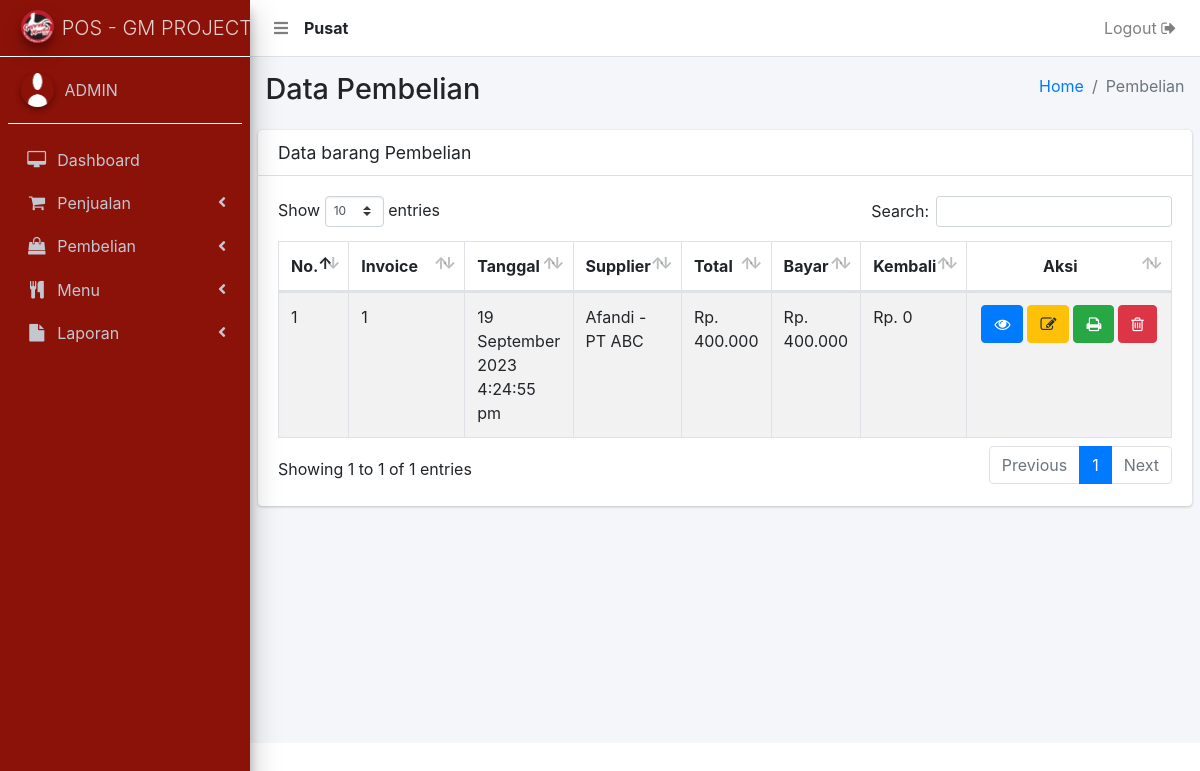
Page /pembelian-old.php (signed in) on the committed database.
### tables this page shows
CREATE TABLE `user` (
  `user_id` int(11) NOT NULL,
  `user_nama` varchar(500) NOT NULL,
  `user_no_hp` varchar(250) NOT NULL,
  `user_alamat` text NOT NULL,
  `user_email` varchar(250) NOT NULL,
  `user_password` varchar(500) NOT NULL,
  `user_create` varchar(250) NOT NULL,
  `user_level` varchar(250) NOT NULL,
  `user_status` varchar(250) NOT NULL,
  `user_cabang` int(11) NOT NULL
);

CREATE TABLE `invoice_pembelian` (
  `invoice_pembelian_id` int(11) NOT NULL,
  `pembelian_invoice` text NOT NULL,
  `pembelian_invoice_parent` text NOT NULL,
  `invoice_tgl` varchar(250) NOT NULL,
  `invoice_supplier` varchar(500) NOT NULL,
  `invoice_total` int(11) NOT NULL,
  `invoice_bayar` int(11) NOT NULL,
  `invoice_kembali` int(11) NOT NULL,
  `invoice_kasir` varchar(500) NOT NULL,
  `invoice_date` date NOT NULL,
  `invoice_date_edit` varchar(500) NOT NULL,
  `invoice_kasir_edit` varchar(250) NOT NULL,
  `invoice_total_lama` varchar(500) NOT NULL,
  `invoice_bayar_lama` varchar(500) NOT NULL,
  `invoice_kembali_lama` varchar(500) NOT NULL,
  `invoice_hutang` int(11) NOT NULL,
  `invoice_hutang_dp` varchar(500) NOT NULL,
  `invoice_hutang_jatuh_tempo` varchar(500) NOT NULL,
  `invoice_hutang_lunas` int(11) NOT NULL,
  `invoice_pembelian_cabang` int(11) NOT NULL
);

CREATE TABLE `supplier` (
  `supplier_id` int(11) NOT NULL,
  `supplier_nama` varchar(250) NOT NULL,
  `supplier_wa` varchar(250) NOT NULL,
  `supplier_alamat` text NOT NULL,
  `supplier_company` varchar(250) NOT NULL,
  `supplier_status` int(11) NOT NULL,
  `supplier_create` varchar(250) NOT NULL,
  `supplier_cabang` int(11) NOT NULL
);

### _header-artibut.php (called while the page is built, shortened)
<?php
  	include 'aksi/functions.php';
    $userLoginCabang = mysqli_query( $conn, "select user_cabang from user where user_id = '".$_SESSION['user_id']."'");
    $sessionCabangData = mysqli_fetch_array($userLoginCabang);
    $sessionCabang     = $sessionCabangData['user_cabang'];
    if ( $sessionCabang < 1 ) {
      $tipeToko = "Pusat";
    } else {
      $tipeToko = "Cabang ".$sessionCabang;
    }
?>

### pembelian-old.php (the view, shortened to what this page needs)
<?php
  include '_header.php';
  include '_nav.php';
  include '_sidebar.php';
?>
  <div class="content-wrapper">
    <section class="content-header">
      <div class="container-fluid">
        <div class="row mb-2">
          <div class="col-sm-6">
            <h1>Data Pembelian</h1>
          </div>
          <div class="col-sm-6">
            <ol class="breadcrumb float-sm-right">
              <li class="breadcrumb-item"><a href="bo">Home</a></li>
              <li class="breadcrumb-item active">Pembelian</li>
            </ol>
          </div>
        </div>
      </div>
    </section>
    <section class="content">
      <div class="row">
        <div class="col-12">
          <div class="card">
            <div class="card-header">
              <h3 class="card-title">Data barang Pembelian</h3>
            </div>
            <div class="card-body">
              <div class="table-auto">
              <table id="example1" class="table table-bordered table-striped">
                <thead>
                <tr>
                  <th style="width: 6%;">No.</th>
                  <th style="width: 13%;">Invoice</th>
                  <th>Tanggal</th>
                  <th>Supplier</th>
                  <th>Total</th>
                  <th>Bayar</th>
                  <th>Kembali</th>
                  <th style="text-align: center; width: 16%">Aksi</th>
                </tr>
                </thead>
                <tbody>
                <?php
                  $i = 1;
                  $queryInvoice = $conn->query("SELECT invoice_pembelian.invoice_pembelian_id ,invoice_pembelian.pembelian_invoice, invoice_pembelian.pembelian_invoice_parent, invoice_pembelian.invoice_tgl, supplier.supplier_id, supplier.supplier_nama, supplier.supplier_company, invoice_pembelian.invoice_total, invoice_pembelian.invoice_bayar, invoice_pembelian.invoice_kembali, invoice_pembelian.invoice_pembelian_cabang, user.user_id, user.user_nama
                             FROM invoice_pembelian
                             JOIN supplier ON invoice_pembelian.invoice_supplier = supplier.supplier_id
                             JOIN user ON invoice_pembelian.invoice_kasir = user.user_id
                             WHERE invoice_pembelian_cabang = $sessionCabang ORDER BY invoice_pembelian_id DESC
                             ");
                  while ($rowProduct = mysqli_fetch_array($queryInvoice)) {
                ?>
                <tr>
                  	<td><?= $i; ?></td>
                    <td><?= $rowProduct['pembelian_invoice']; ?></td>
                    <td><?= $rowProduct['invoice_tgl']; ?></td>
                    <td>
                      <?= $rowProduct['supplier_nama']; ?> - <?= $rowProduct['supplier_company']; ?>
                    </td>
                    <td>Rp. <?= number_format($rowProduct['invoice_total'], 0, ',', '.'); ?></td>
                    <td>Rp. <?= number_format($rowProduct['invoice_bayar'], 0, ',', '.'); ?></td>
                    <td>Rp. <?= number_format($rowProduct['invoice_kembali'], 0, ',', '.'); ?></td>
                    <td class="orderan-online-button">
                      <?php $id = $rowProduct['invoice_pembelian_id']; ?>
                        <a href="pembelian-zoom?no=<?= $id; ?>-invoice-<?= $rowProduct['pembelian_invoice']; ?>" title="Lihat Data">
                            <button class="btn btn-primary" type="submit">
                               <i class="fa fa-eye"></i>
                            </button>
                        </a>
                    	  <a href="pembelian-edit?no=<?= $id; ?>-invoice-<?= $rowProduct['pembelian_invoice']; ?>" title="Edit Data" onclick="return confirm('Fitur ini digunkan untuk EDIT TRANSAKSI yang salah satu barang pembelian TIDAK JADI.. Apakah Anda Yakin !!!')">
                            <button class="btn btn-warning" type="submit">
                               <i class="fa fa-edit"></i>
                            </button>
                        </a>
                        <a href="nota-cetak-pembelian?no=<?= $id; ?>-invoice-<?= $rowProduct['pembelian_invoice']; ?>" title="Cetak Nota" target="_blank">
                            <button class="btn btn-success" type="submit">
                               <i class="fa fa-print"></i>
                            </button>
                        </a>
                        <?php if ( $levelLogin !== "kasir" ) { ?>
                        <a href="pembelian-delete-invoice?id=<?= $rowProduct['pembelian_invoice_parent']; ?>" onclick="return confirm('Apakah Anda Yakin Hapus Seluruh Data No. Invoice Pembelian <?= $rowProduct['pembelian_invoice']; ?> ?')" title="Delete Invoice">
                            <button class="btn btn-danger" type="submit" name="hapus">
                                <i class="fa fa-trash-o"></i>
                            </button>
                        </a>
                        <?php } ?>
                    </td>
                </tr>
                <?php $i++; ?>
                <?php } ?>
                </tbody>
              </table>
            </div>
            </div>
          </div>
        </div>
      </div>
    </section>
  </div>
</div>
<?php include '_footer.php'; ?>
</body>
</html>

### _nav.php (shortened to what this page needs)
<nav class="main-header navbar navbar-expand navbar-white navbar-light">
    <ul class="navbar-nav">
      <li class="nav-item">
        <a class="nav-link" data-widget="pushmenu" href="#"><i class="fas fa-bars"></i></a>
      </li>
      <li class="nav-item" style="padding-top: 8px;">
        <?php
          echo "<b>".$tipeToko."</b>";
        ?>
      </li>
    </ul>
    <ul class="navbar-nav ml-auto">
      <li class="nav-item">
        <a href="<?php echo "aksi/logout.php?logout";?>"onclick="return confirm('Apakah anda yakin logout ?')" class="nav-link">Logout <i class="fa fa-sign-out"></i>
        </a>
      </li>
    </ul>
  </nav>

### rows in the picture
user: user_cabang "Pusat"
invoice_pembelian: pembelian_invoice "1", invoice_tgl "19 September 2023 4:24:55 pm", supplier.supplier_nama "Afandi", supplier.supplier_company "PT ABC", invoice_total "400.000", invoice_bayar "400.000", invoice_kembali "0"

### other values in the picture
$_SESSION['user_nama'] "ADMIN"
